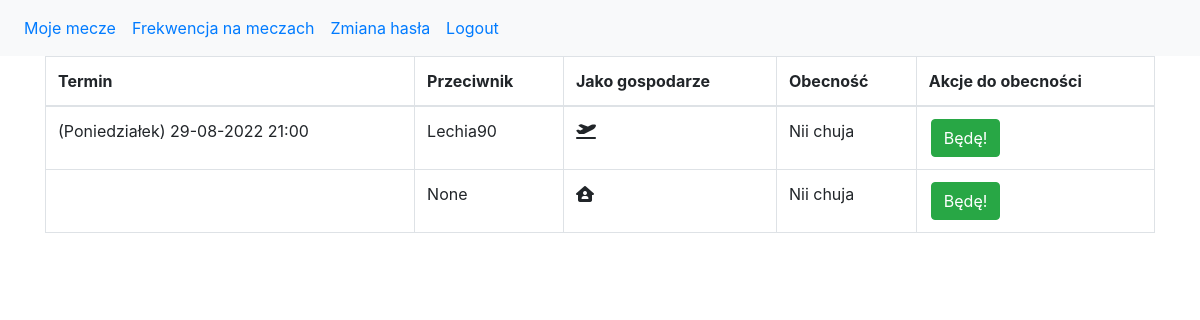
Screenshot of /team/my_matches/ (signed in) with the database file from the repository.
### team/models.py (models this page shows, shortened)
class MatchPlayer(models.Model):
    player = models.ForeignKey(Player, on_delete=models.CASCADE)
    match = models.ForeignKey(Match,on_delete=models.CASCADE)
    availability = models.CharField(choices=AVAILABILITIES_STATUS, default='no_decision', max_length=20)

class Match(models.Model):
    date = models.DateTimeField(blank=True, verbose_name="Data i godzina meczu", null=True)
    enemy_team = models.CharField(blank=True, verbose_name="Drużyna przeciwna", max_length=40, null=True)
    at_home = models.BooleanField(default=True, verbose_name="Jako gospodarze")
    our_goals = models.PositiveIntegerField(blank=True, verbose_name="Bramki nasze", null=True)
    enemy_goals = models.PositiveIntegerField(blank=True, verbose_name="Bramki przeciwników", null=True)
    is_end = models.BooleanField(default=False, verbose_name="Mecz zakończony")

### team/views.py (the view)
# urls.py: path('my_matches/', my_matches),
@login_required
def my_matches(request):
        get_active_player = Player.objects.get(user=request.user)
        print(get_active_player)
        return render(request, 'my_matches.html', {'MatchPlayer':MatchPlayer.objects.all().filter(player=get_active_player)})

### team/models.py (called while the page is built)
    def __str__(self):
        return f'{self.first_name} {self.last_name}'

### templates/my_matches.html (shortened to what this page needs)
{% extends 'base.html' %}
{% block content %}
<form class="form-my-matchess" method="post">
    <div class="container">
        <div class="row">
          <div class="col-12">
            <table class="table table-bordered">
              <thead>
                <tr>
                  <th scope="col">Termin</th>
                  <th scope="col">Przeciwnik</th>
                  <th scope="col">Jako gospodarze</th>
                  <th scope="col">Obecność</th>
                  <th scope="col">Akcje do obecności</th>
                </tr>
              </thead>
              <tbody>
                {% for matchPlayer in MatchPlayer %}
                <tr>
                  <td>{{matchPlayer.match.date|date:"(l) d-m-Y G:i"}}</td>
                  <td>{{matchPlayer.match.enemy_team}}</td>
                  <td>
                    {% if matchPlayer.match.at_home%}
                    <i class="fa-solid fa-house-user"></i>
                    {% else %}
                    <i class="fa-solid fa-plane-departure"></i>
                    {%endif%}
                  </td>
                  <td>
                    {% if matchPlayer.availability == "yes" %}
                    Będę
                    {% elif matchPlayer.availability == "no" %}
                    Nii chuja
                    {% elif matchPlayer.availability != "yes" %}
                    Brak odpowiedzi
                    {% endif %}
                  </td>
                  <td>
                  {% if matchPlayer.availability != "yes" %}
                  <a style="margin:0 2px" href="{% url 'present_button' pk=matchPlayer.pk %}" class="btn btn-success">Będę!</button>
                  {% endif %}
                  </td>
                </tr>
                {% endfor %}
              </tbody>
            </table>
          </div>
        </div>
      </div>
      </form>
{% endblock %}

### rows the page displays
MatchPlayer: match "(Poniedziałek) 29-08-2022 21:00", match.enemy_team "Lechia90", availability "Nii chuja"
MatchPlayer: match.enemy_team "None", availability "Nii chuja"
